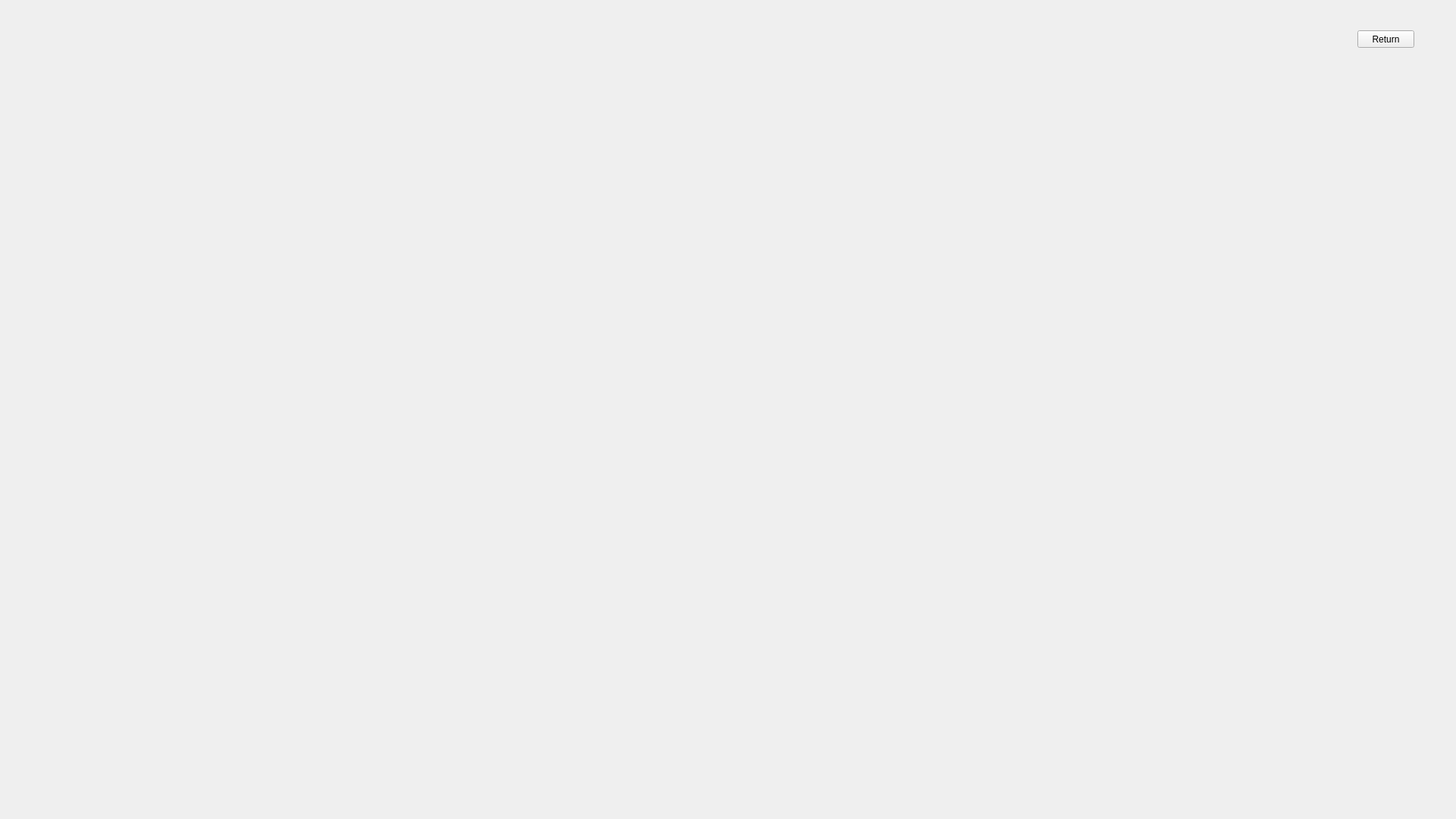
<?xml version="1.0" encoding="UTF-8"?>
<ui version="4.0">
 <class>FormAirPlay</class>
 <widget class="QWidget" name="FormAirPlay">
  <property name="geometry">
   <rect>
    <x>0</x>
    <y>0</y>
    <width>1920</width>
    <height>1080</height>
   </rect>
  </property>
  <property name="windowTitle">
   <string>Form</string>
  </property>
  <widget class="QLabel" name="label">
   <property name="geometry">
    <rect>
     <x>0</x>
     <y>0</y>
     <width>1920</width>
     <height>1080</height>
    </rect>
   </property>
   <property name="text">
    <string/>
   </property>
   <property name="pixmap">
    <pixmap>:/GUIS/airplay.png</pixmap>
   </property>
  </widget>
  <widget class="QPushButton" name="pushButtonReturn">
   <property name="geometry">
    <rect>
     <x>1790</x>
     <y>40</y>
     <width>75</width>
     <height>23</height>
    </rect>
   </property>
   <property name="text">
    <string>Return</string>
   </property>
  </widget>
 </widget>
 <resources/>
 <connections/>
</ui>
